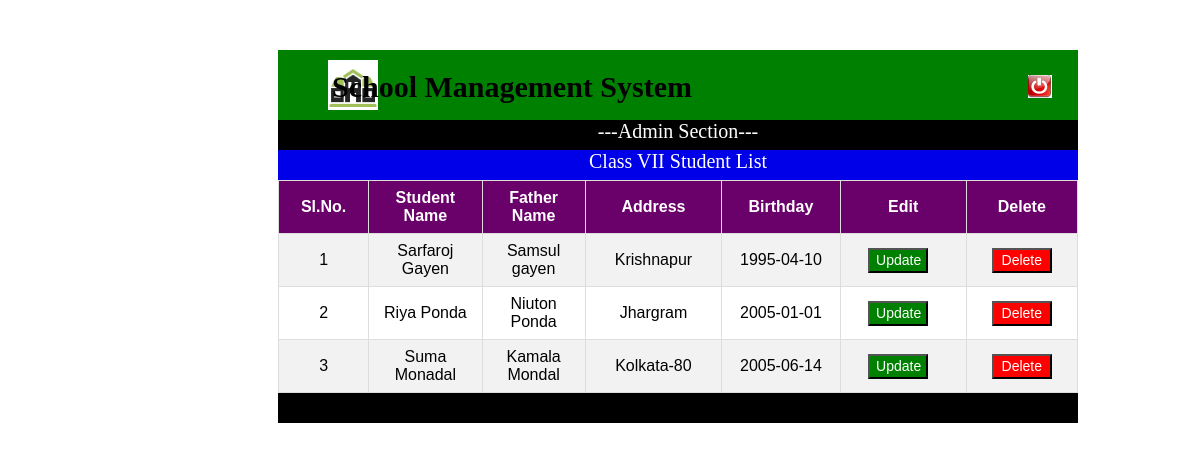
Page /tab_seven.php on the committed database.
### tables this page shows
CREATE TABLE `class_seven` (
  `id` int(11) NOT NULL,
  `sname` varchar(100) NOT NULL,
  `gender` varchar(25) NOT NULL,
  `fname` varchar(100) NOT NULL,
  `mname` varchar(100) NOT NULL,
  `address` text NOT NULL,
  `pin` int(8) NOT NULL,
  `mail` varchar(255) NOT NULL,
  `mobile` varchar(100) NOT NULL,
  `dob` varchar(100) NOT NULL,
  `age` varchar(10) NOT NULL,
  `school` varchar(255) NOT NULL,
  `tong` varchar(255) NOT NULL,
  `religian` varchar(100) NOT NULL,
  `income` varchar(100) NOT NULL,
  `bang` int(3) NOT NULL,
  `eng` int(3) NOT NULL,
  `math` int(3) NOT NULL,
  `phy` int(3) NOT NULL,
  `geo` int(3) NOT NULL,
  `his` int(3) NOT NULL,
  `total` int(10) NOT NULL,
  `date_time` varchar(100) NOT NULL
);

### tab_seven.php (the view, shortened to what this page needs)
<!DOCTYPE html>
<html>
<head>
	<link rel="stylesheet" type="text/css" href="">
	<link rel="stylesheet" type="text/css" href="button2.css">
</head>
<body class="back">
	<div class="header">
	<div class="header_logo"><a href="admin_profile.php"> <img src="slicon.png" style="width: 50px; height: 50px; margin-top: 10px;"></a></div>
	<div class="header_beack"> <a href="logout_add.php"><img src="logouts.png" style="margin-left: 650px; margin-top: 25px;"></a></div>
	</div>
	<div class="header_name">School Management System</div>
	<div class="admin"> ---Admin Section---</div>
	<div class="hd">Class VII Student List</div>
<div class="fm">
<table id="customers">
  <tr>
  	<th>Sl.No.</th>
    <th>Student Name</th>
    <th>Father Name</th>
    <th>Address</th>
    <th>Birthday</th>
    <th>Edit</th>
     <th>Delete</th>
  </tr>
  <?php
include "connection.php";
$qer=mysqli_query($conn,"select * from class_seven ");
$c='1';
while($res=mysqli_fetch_assoc($qer))
{
?>
<tr>
	<td class="tdh" style="width: 10px;"><?php echo $c++;?></td>
	 <td class="tdh"><?php echo $res['sname'];  ?></td>
	  <td class="tdh"><?php echo $res['fname'];  ?></td>
	   <td class="tdh"><?php echo $res['address'];  ?></td>
	    <td class="tdh"><?php echo $res['dob'];  ?></td>
	    <td style="text-align: center;">
	    	<a href="tab_seven_update.php?id=<?php echo $res['id']; ?>">
	    	<input type="button" name="" value="Update" class="tdb"></a></td>
      <td style="text-align: center;"><a href="tab_seven_delete.php?id=<?php echo $res['id']; ?>" ><input type="button" name="" value="Delete" class="tdd" ></a></td>
</tr>
   <?php } ?>
</table>
</div>
         <div class="admin"></div>
</body>
</html>

### tab_seven.php (style rules this page uses)
.header { height: 70px; width: 800px; background-color: green; margin-left: 270px; margin-top: 50px; }
.header_logo { float: left; margin-left: 50px; }
.header_name { float: right; font-size: 30px; margin-top: -50px; margin-right: 500px; font-weight: bold; }
.admin { height: 30px; width: 800px; background: black; margin-left: 270px; color: white; font-size: 20px; text-align: center; }
.hd { height: 30px; width: 800px; background: #0000e8; margin-left: 270px; color: white; font-size: 20px; text-align: center; }
#customers { font-family: "Trebuchet MS", Arial, Helvetica, sans-serif; border-collapse: collapse; width: 100%; }
#customers td, #customers th { border: 1px solid #ddd; padding: 8px; }
#customers tr:nth-child(even) { background-color: #f2f2f2; }
#customers th { padding-top: 8px; padding-bottom: 8px; text-align: center; background-color: #6a006a; color: white; width: 20px; }
.fm { width: 800px; margin-left: 270px; }
.tdh { text-align: center; }
.tdb { text-align: center; height: 25px; width: 60px; font-size: 14px; cursor: pointer; background-color: green; color: white; margin-right: 10px; }
.tdd { text-align: center; height: 25px; width: 60px; font-size: 14px; cursor: pointer; background-color: red; color: white; }

### rows in the picture
class_seven: sname "Sarfaroj Gayen", fname "Samsul gayen", address "Krishnapur", dob "1995-04-10"
class_seven: sname "Riya Ponda", fname "Niuton Ponda", address "Jhargram", dob "2005-01-01"
class_seven: sname "Suma Monadal", fname "Kamala Mondal", address "Kolkata-80", dob "2005-06-14"
